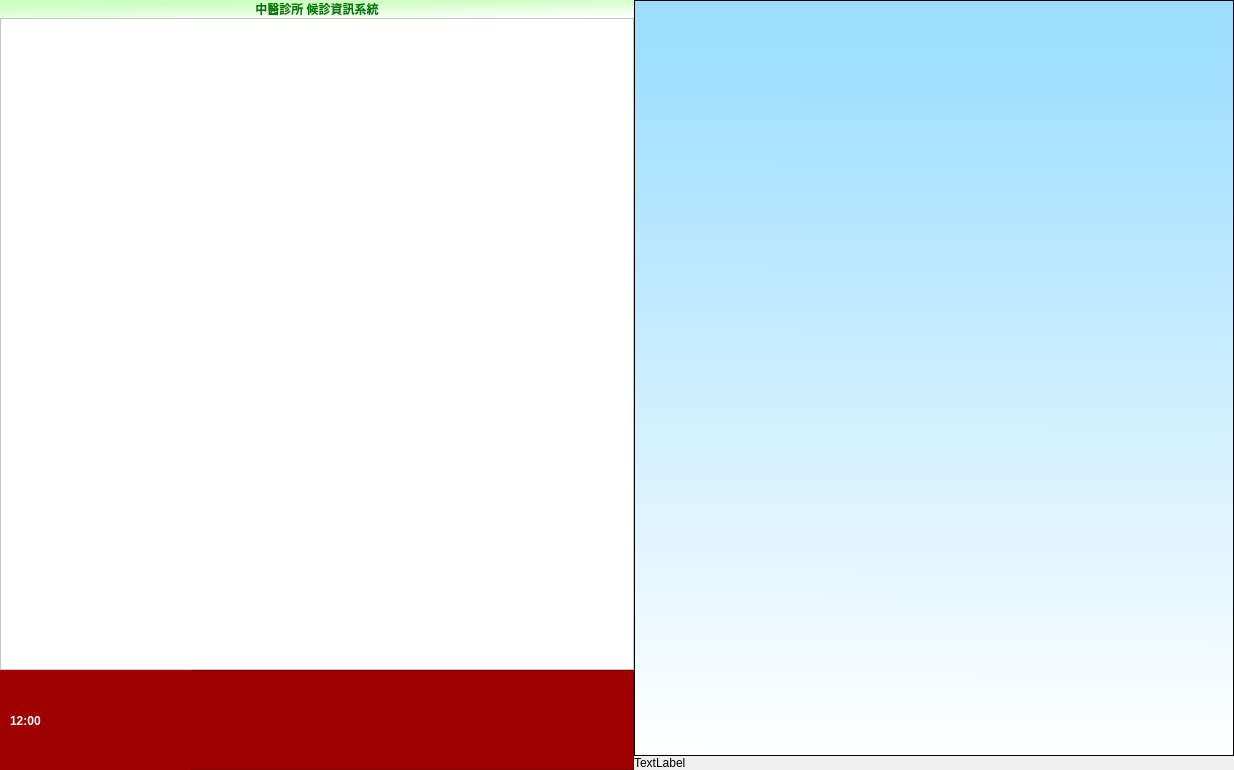
<?xml version="1.0" encoding="UTF-8"?>
<ui version="4.0">
 <class>MainWindow</class>
 <widget class="QMainWindow" name="MainWindow">
  <property name="windowModality">
   <enum>Qt::NonModal</enum>
  </property>
  <property name="geometry">
   <rect>
    <x>0</x>
    <y>0</y>
    <width>1234</width>
    <height>770</height>
   </rect>
  </property>
  <property name="windowTitle">
   <string>滿地富醫療資訊管理系統</string>
  </property>
  <widget class="QWidget" name="centralwidget">
   <layout class="QHBoxLayout" name="horizontalLayout">
    <property name="spacing">
     <number>0</number>
    </property>
    <property name="leftMargin">
     <number>0</number>
    </property>
    <property name="topMargin">
     <number>0</number>
    </property>
    <property name="rightMargin">
     <number>0</number>
    </property>
    <property name="bottomMargin">
     <number>0</number>
    </property>
    <item>
     <layout class="QVBoxLayout" name="verticalLayout">
      <property name="spacing">
       <number>0</number>
      </property>
      <item>
       <layout class="QHBoxLayout" name="horizontalLayout_2">
        <property name="spacing">
         <number>0</number>
        </property>
        <item>
         <layout class="QVBoxLayout" name="verticalLayout_media">
          <property name="spacing">
           <number>0</number>
          </property>
          <item>
           <layout class="QHBoxLayout" name="horizontalLayout_3">
            <property name="spacing">
             <number>0</number>
            </property>
            <item>
             <widget class="QLabel" name="label_title">
              <property name="sizePolicy">
               <sizepolicy hsizetype="Expanding" vsizetype="Fixed">
                <horstretch>0</horstretch>
                <verstretch>0</verstretch>
               </sizepolicy>
              </property>
              <property name="styleSheet">
               <string notr="true">font: 48pt &quot;微軟正黑體&quot;;
font-weight: bold;
color: rgb(0, 122, 0);
background-color: qlineargradient(spread:pad, x1:0.547, y1:0.0795455, x2:1, y2:1, stop:0 rgba(204, 255, 193, 255), stop:1 rgba(255, 255, 255, 255));</string>
              </property>
              <property name="lineWidth">
               <number>1</number>
              </property>
              <property name="text">
               <string>中醫診所 候診資訊系統</string>
              </property>
              <property name="alignment">
               <set>Qt::AlignCenter</set>
              </property>
             </widget>
            </item>
           </layout>
          </item>
          <item>
           <widget class="QFrame" name="frame_youtube">
            <property name="sizePolicy">
             <sizepolicy hsizetype="Expanding" vsizetype="Expanding">
              <horstretch>0</horstretch>
              <verstretch>0</verstretch>
             </sizepolicy>
            </property>
            <property name="styleSheet">
             <string notr="true">background-color: rgb(255, 255, 255);</string>
            </property>
            <property name="frameShape">
             <enum>QFrame::StyledPanel</enum>
            </property>
            <property name="frameShadow">
             <enum>QFrame::Raised</enum>
            </property>
           </widget>
          </item>
          <item>
           <widget class="QFrame" name="frame">
            <property name="minimumSize">
             <size>
              <width>0</width>
              <height>100</height>
             </size>
            </property>
            <property name="styleSheet">
             <string notr="true">
background-color: rgb(159, 0, 0);</string>
            </property>
            <property name="frameShape">
             <enum>QFrame::StyledPanel</enum>
            </property>
            <property name="frameShadow">
             <enum>QFrame::Raised</enum>
            </property>
            <widget class="QLabel" name="label_marquee">
             <property name="geometry">
              <rect>
               <x>920</x>
               <y>20</y>
               <width>216</width>
               <height>59</height>
              </rect>
             </property>
             <property name="sizePolicy">
              <sizepolicy hsizetype="Preferred" vsizetype="Preferred">
               <horstretch>0</horstretch>
               <verstretch>0</verstretch>
              </sizepolicy>
             </property>
             <property name="styleSheet">
              <string notr="true">font: 48pt &quot;微軟正黑體&quot;;
font-weight:bold;
color: rgb(255, 255, 255);</string>
             </property>
             <property name="text">
              <string>marquee text</string>
             </property>
             <property name="wordWrap">
              <bool>false</bool>
             </property>
            </widget>
            <widget class="QLabel" name="label_clock">
             <property name="geometry">
              <rect>
               <x>0</x>
               <y>-15</y>
               <width>191</width>
               <height>131</height>
              </rect>
             </property>
             <property name="sizePolicy">
              <sizepolicy hsizetype="Preferred" vsizetype="Preferred">
               <horstretch>0</horstretch>
               <verstretch>0</verstretch>
              </sizepolicy>
             </property>
             <property name="styleSheet">
              <string notr="true">font: 48pt &quot;微軟正黑體&quot;;
font-weight:bold;
color: rgb(255, 255, 255);</string>
             </property>
             <property name="text">
              <string>12:00</string>
             </property>
             <property name="wordWrap">
              <bool>false</bool>
             </property>
             <property name="margin">
              <number>0</number>
             </property>
             <property name="indent">
              <number>10</number>
             </property>
            </widget>
           </widget>
          </item>
         </layout>
        </item>
        <item>
         <layout class="QVBoxLayout" name="verticalLayout_2">
          <item>
           <widget class="QTextBrowser" name="textBrowser_waiting_list">
            <property name="maximumSize">
             <size>
              <width>600</width>
              <height>16777215</height>
             </size>
            </property>
            <property name="styleSheet">
             <string notr="true">background-color: qlineargradient(spread:pad, x1:0.516, y1:0.0568182, x2:0.511, y2:1, stop:0 rgba(157, 222, 255, 255), stop:1 rgba(255, 255, 255, 255));</string>
            </property>
            <property name="lineWidth">
             <number>0</number>
            </property>
            <property name="cursorWidth">
             <number>0</number>
            </property>
           </widget>
          </item>
          <item>
           <widget class="QLabel" name="label_drug_no">
            <property name="text">
             <string>TextLabel</string>
            </property>
           </widget>
          </item>
         </layout>
        </item>
       </layout>
      </item>
     </layout>
    </item>
   </layout>
  </widget>
  <action name="action_convert">
   <property name="icon">
    <iconset>
     <normaloff>../icons/document-import.svg</normaloff>../icons/document-import.svg</iconset>
   </property>
   <property name="text">
    <string>轉檔</string>
   </property>
  </action>
  <action name="action_ins_check">
   <property name="icon">
    <iconset>
     <normaloff>../icons/dialog-question.png</normaloff>../icons/dialog-question.png</iconset>
   </property>
   <property name="text">
    <string>申報檢查</string>
   </property>
   <property name="shortcut">
    <string>Ctrl+1</string>
   </property>
   <property name="shortcutContext">
    <enum>Qt::WindowShortcut</enum>
   </property>
  </action>
  <action name="action_ins_apply">
   <property name="icon">
    <iconset>
     <normaloff>../icons/mail-send.svg</normaloff>../icons/mail-send.svg</iconset>
   </property>
   <property name="text">
    <string>健保申報</string>
   </property>
   <property name="shortcut">
    <string>Ctrl+2</string>
   </property>
  </action>
  <action name="action_ins_judge">
   <property name="icon">
    <iconset>
     <normaloff>../icons/accessories-dictionary.png</normaloff>../icons/accessories-dictionary.png</iconset>
   </property>
   <property name="text">
    <string>健保抽審</string>
   </property>
   <property name="shortcut">
    <string>Ctrl+3</string>
   </property>
  </action>
  <action name="action_registration">
   <property name="icon">
    <iconset>
     <normaloff>../icons/add-files-to-archive.svg</normaloff>../icons/add-files-to-archive.svg</iconset>
   </property>
   <property name="text">
    <string>門診掛號</string>
   </property>
  </action>
  <action name="action_return_card">
   <property name="icon">
    <iconset>
     <normaloff>../icons/contact-new.svg</normaloff>../icons/contact-new.svg</iconset>
   </property>
   <property name="text">
    <string>健保卡欠還卡</string>
   </property>
  </action>
  <action name="action_checkout">
   <property name="icon">
    <iconset>
     <normaloff>../icons/accessories-calculator.png</normaloff>../icons/accessories-calculator.png</iconset>
   </property>
   <property name="text">
    <string>掛號櫃台結帳</string>
   </property>
  </action>
  <action name="action_patient_list">
   <property name="icon">
    <iconset>
     <normaloff>../icons/emblem-documents.png</normaloff>../icons/emblem-documents.png</iconset>
   </property>
   <property name="text">
    <string>病患查詢</string>
   </property>
  </action>
  <action name="action_ins_record_upload">
   <property name="icon">
    <iconset>
     <normaloff>../icons/mail-send.png</normaloff>../icons/mail-send.png</iconset>
   </property>
   <property name="text">
    <string>健保IC卡資料上傳</string>
   </property>
  </action>
  <action name="action_cashier">
   <property name="icon">
    <iconset>
     <normaloff>../icons/software-update-urgent.png</normaloff>../icons/software-update-urgent.png</iconset>
   </property>
   <property name="text">
    <string>批價作業</string>
   </property>
  </action>
  <action name="action_settings">
   <property name="icon">
    <iconset>
     <normaloff>../icons/preferences-system.png</normaloff>../icons/preferences-system.png</iconset>
   </property>
   <property name="text">
    <string>系統設定</string>
   </property>
  </action>
  <action name="action_charge">
   <property name="icon">
    <iconset>
     <normaloff>../icons/edit-select-all.svg</normaloff>../icons/edit-select-all.svg</iconset>
   </property>
   <property name="text">
    <string>收費設定</string>
   </property>
  </action>
  <action name="action_users">
   <property name="icon">
    <iconset>
     <normaloff>../icons/system-users.png</normaloff>../icons/system-users.png</iconset>
   </property>
   <property name="text">
    <string>使用者管理</string>
   </property>
  </action>
  <action name="action_diagnostic">
   <property name="icon">
    <iconset>
     <normaloff>../icons/user-info.png</normaloff>../icons/user-info.png</iconset>
   </property>
   <property name="text">
    <string>診察資料</string>
   </property>
  </action>
  <action name="action_medicine">
   <property name="icon">
    <iconset>
     <normaloff>../icons/accessories-dictionary.png</normaloff>../icons/accessories-dictionary.png</iconset>
   </property>
   <property name="text">
    <string>處方資料</string>
   </property>
  </action>
  <action name="action_ic_card">
   <property name="icon">
    <iconset>
     <normaloff>../icons/ic_card.jpg</normaloff>../icons/ic_card.jpg</iconset>
   </property>
   <property name="text">
    <string>健保卡讀卡機</string>
   </property>
  </action>
  <action name="action_waiting_list">
   <property name="icon">
    <iconset>
     <normaloff>../icons/accessories-text-editor.png</normaloff>../icons/accessories-text-editor.png</iconset>
   </property>
   <property name="text">
    <string>醫師看診作業</string>
   </property>
  </action>
  <action name="action_medical_record_list">
   <property name="icon">
    <iconset>
     <normaloff>../icons/folder-saved-search.png</normaloff>../icons/folder-saved-search.png</iconset>
   </property>
   <property name="text">
    <string>病歷查詢</string>
   </property>
  </action>
  <action name="action_medical_record_statistics">
   <property name="icon">
    <iconset>
     <normaloff>../icons/x-office-calendar.png</normaloff>../icons/x-office-calendar.png</iconset>
   </property>
   <property name="text">
    <string>病歷統計</string>
   </property>
  </action>
  <action name="action_show_side_bar">
   <property name="checkable">
    <bool>true</bool>
   </property>
   <property name="checked">
    <bool>false</bool>
   </property>
   <property name="icon">
    <iconset>
     <normaloff>../icons/preferences-desktop-accessibility.png</normaloff>../icons/preferences-desktop-accessibility.png</iconset>
   </property>
   <property name="text">
    <string>顯示/關閉側邊欄</string>
   </property>
   <property name="shortcut">
    <string>F4</string>
   </property>
  </action>
  <action name="action_doctor_nurse_table">
   <property name="icon">
    <iconset>
     <normaloff>../icons/system-users.png</normaloff>../icons/system-users.png</iconset>
   </property>
   <property name="text">
    <string>護士跟診表</string>
   </property>
  </action>
  <action name="action_purchase">
   <property name="icon">
    <iconset>
     <normaloff>../icons/user-available.png</normaloff>../icons/user-available.png</iconset>
   </property>
   <property name="text">
    <string>櫃台購藥</string>
   </property>
  </action>
  <action name="action_export_emr_xml">
   <property name="icon">
    <iconset>
     <normaloff>../icons/document-export.svg</normaloff>../icons/document-export.svg</iconset>
   </property>
   <property name="text">
    <string>匯出電子病歷交換檔 - xml</string>
   </property>
  </action>
  <action name="action_certificate_diagnosis">
   <property name="icon">
    <iconset>
     <normaloff>../icons/accessories-text-editor.png</normaloff>../icons/accessories-text-editor.png</iconset>
   </property>
   <property name="text">
    <string>診斷證明書</string>
   </property>
  </action>
  <action name="action_certificate_payment">
   <property name="icon">
    <iconset>
     <normaloff>../icons/edit-select-all.svg</normaloff>../icons/edit-select-all.svg</iconset>
   </property>
   <property name="text">
    <string>醫療費用證明書</string>
   </property>
  </action>
  <action name="action_update">
   <property name="icon">
    <iconset>
     <normaloff>../icons/emblem-synchronizing.png</normaloff>../icons/emblem-synchronizing.png</iconset>
   </property>
   <property name="text">
    <string>醫療軟體更新</string>
   </property>
  </action>
  <action name="action_doctor_schedule">
   <property name="icon">
    <iconset>
     <normaloff>../icons/gtk-select-all.svg</normaloff>../icons/gtk-select-all.svg</iconset>
   </property>
   <property name="text">
    <string>醫師班表</string>
   </property>
  </action>
  <action name="action_ins_drug">
   <property name="icon">
    <iconset>
     <normaloff>../icons/emblem-synchronizing.png</normaloff>../icons/emblem-synchronizing.png</iconset>
   </property>
   <property name="text">
    <string>健保藥品</string>
   </property>
  </action>
  <action name="action_statistics_doctor">
   <property name="icon">
    <iconset>
     <normaloff>../icons/stock_select-all.svg</normaloff>../icons/stock_select-all.svg</iconset>
   </property>
   <property name="text">
    <string>醫師統計</string>
   </property>
  </action>
  <action name="action_statistics_return_rate">
   <property name="icon">
    <iconset>
     <normaloff>../icons/edit-redo.svg</normaloff>../icons/edit-redo.svg</iconset>
   </property>
   <property name="text">
    <string>回診率統計</string>
   </property>
   <property name="toolTip">
    <string>回診率統計</string>
   </property>
  </action>
  <action name="action_restore_records">
   <property name="icon">
    <iconset>
     <normaloff>../icons/undo.svg</normaloff>../icons/undo.svg</iconset>
   </property>
   <property name="text">
    <string>資料回復</string>
   </property>
  </action>
  <action name="action_hosts">
   <property name="icon">
    <iconset>
     <normaloff>../icons/network-workgroup.png</normaloff>../icons/network-workgroup.png</iconset>
   </property>
   <property name="text">
    <string>分院連線設定</string>
   </property>
  </action>
  <action name="action_database_repair">
   <property name="icon">
    <iconset>
     <normaloff>../icons/drive-multidisk.png</normaloff>../icons/drive-multidisk.png</iconset>
   </property>
   <property name="text">
    <string>資料庫修復</string>
   </property>
  </action>
  <action name="action_misc">
   <property name="icon">
    <iconset>
     <normaloff>../icons/applications-other.png</normaloff>../icons/applications-other.png</iconset>
   </property>
   <property name="text">
    <string>其他資料</string>
   </property>
  </action>
  <action name="action_statistics_medicine">
   <property name="icon">
    <iconset>
     <normaloff>../icons/emblem-documents.png</normaloff>../icons/emblem-documents.png</iconset>
   </property>
   <property name="text">
    <string>用藥統計</string>
   </property>
  </action>
  <action name="action_examination_list">
   <property name="icon">
    <iconset>
     <normaloff>../icons/applications-engineering.png</normaloff>../icons/applications-engineering.png</iconset>
   </property>
   <property name="text">
    <string>檢驗報告查詢</string>
   </property>
   <property name="toolTip">
    <string>檢驗報告查詢</string>
   </property>
  </action>
  <action name="action_examination">
   <property name="icon">
    <iconset>
     <normaloff>../icons/accessories-text-editor.png</normaloff>../icons/accessories-text-editor.png</iconset>
   </property>
   <property name="text">
    <string>檢驗報告登錄</string>
   </property>
   <property name="toolTip">
    <string>檢驗報告登錄</string>
   </property>
  </action>
  <action name="action_import_medical_record">
   <property name="icon">
    <iconset>
     <normaloff>../icons/document-import.svg</normaloff>../icons/document-import.svg</iconset>
   </property>
   <property name="text">
    <string>匯入病歷資料JSON</string>
   </property>
   <property name="toolTip">
    <string>匯入病歷資料JSON</string>
   </property>
  </action>
  <action name="action_statistics_ins_performance">
   <property name="icon">
    <iconset>
     <normaloff>../icons/trophy-gold.png</normaloff>../icons/trophy-gold.png</iconset>
   </property>
   <property name="text">
    <string>健保申報業績</string>
   </property>
   <property name="toolTip">
    <string>健保申報業績</string>
   </property>
  </action>
  <action name="action_statistics_doctor_commission">
   <property name="icon">
    <iconset>
     <normaloff>../icons/face-angel.png</normaloff>../icons/face-angel.png</iconset>
   </property>
   <property name="text">
    <string>醫師銷售業績統計</string>
   </property>
   <property name="toolTip">
    <string>醫師銷售業績統計</string>
   </property>
  </action>
  <action name="action_massage_registration">
   <property name="icon">
    <iconset>
     <normaloff>../icons/accessories-text-editor.png</normaloff>../icons/accessories-text-editor.png</iconset>
   </property>
   <property name="text">
    <string>養生館掛號</string>
   </property>
  </action>
  <action name="action_event_log">
   <property name="icon">
    <iconset>
     <normaloff>../icons/accessories-dictionary.png</normaloff>../icons/accessories-dictionary.png</iconset>
   </property>
   <property name="text">
    <string>系統日誌</string>
   </property>
   <property name="toolTip">
    <string>系統日誌</string>
   </property>
  </action>
  <action name="action_statistics_ins_discount">
   <property name="icon">
    <iconset>
     <normaloff>../icons/face-smile.png</normaloff>../icons/face-smile.png</iconset>
   </property>
   <property name="text">
    <string>健保門診優惠統計</string>
   </property>
   <property name="toolTip">
    <string>健保門診優惠統計</string>
   </property>
  </action>
  <action name="action_statistics_multiple_performance">
   <property name="icon">
    <iconset>
     <normaloff>../icons/trophy-gold.png</normaloff>../icons/trophy-gold.png</iconset>
   </property>
   <property name="text">
    <string>綜合業績報表</string>
   </property>
   <property name="toolTip">
    <string>綜合業績報表</string>
   </property>
  </action>
  <action name="action_statistics_daily">
   <property name="icon">
    <iconset>
     <normaloff>../icons/gtk-select-all.svg</normaloff>../icons/gtk-select-all.svg</iconset>
   </property>
   <property name="text">
    <string>日報表</string>
   </property>
   <property name="toolTip">
    <string>日報表</string>
   </property>
  </action>
  <action name="action_exam_result">
   <property name="icon">
    <iconset>
     <normaloff>../icons/applications-science.png</normaloff>../icons/applications-science.png</iconset>
   </property>
   <property name="text">
    <string>醫事檢驗所報告</string>
   </property>
   <property name="toolTip">
    <string>醫事檢驗所報告</string>
   </property>
  </action>
  <action name="action_statistics_no_return_rate">
   <property name="icon">
    <iconset>
     <normaloff>../icons/gtk-undo-ltr.svg</normaloff>../icons/gtk-undo-ltr.svg</iconset>
   </property>
   <property name="text">
    <string>未回診統計</string>
   </property>
   <property name="toolTip">
    <string>未回診統計</string>
   </property>
  </action>
  <action name="action_case_template">
   <property name="icon">
    <iconset>
     <normaloff>../icons/editcopy.svg</normaloff>../icons/editcopy.svg</iconset>
   </property>
   <property name="text">
    <string>參考病歷</string>
   </property>
   <property name="toolTip">
    <string>參考病歷</string>
   </property>
  </action>
  <action name="action_statistics_massager">
   <property name="icon">
    <iconset>
     <normaloff>../icons/system-users.png</normaloff>../icons/system-users.png</iconset>
   </property>
   <property name="text">
    <string>推拿師統計</string>
   </property>
   <property name="toolTip">
    <string>推拿師統計</string>
   </property>
  </action>
  <action name="action_2">
   <property name="text">
    <string>分院資料設定</string>
   </property>
  </action>
  <action name="action_branch_settings">
   <property name="text">
    <string>分院統計設定</string>
   </property>
  </action>
  <action name="action_statistics_branch_project">
   <property name="text">
    <string>分院專案統計</string>
   </property>
  </action>
  <action name="action_branch_daily_income">
   <property name="text">
    <string>分院日報表</string>
   </property>
  </action>
  <action name="action_commission_summary">
   <property name="icon">
    <iconset>
     <normaloff>../icons/trophy-gold.png</normaloff>../icons/trophy-gold.png</iconset>
   </property>
   <property name="text">
    <string>自費銷售抽成總表</string>
   </property>
  </action>
  <action name="action_sales_summary">
   <property name="icon">
    <iconset>
     <normaloff>../icons/trophy-silver.png</normaloff>../icons/trophy-silver.png</iconset>
   </property>
   <property name="text">
    <string>自費銷售金額總表</string>
   </property>
  </action>
  <action name="action_export_all_database">
   <property name="icon">
    <iconset>
     <normaloff>../icons/filesave.svg</normaloff>../icons/filesave.svg</iconset>
   </property>
   <property name="text">
    <string>匯出全部資料庫</string>
   </property>
   <property name="toolTip">
    <string>匯出全部資料庫</string>
   </property>
  </action>
  <action name="action_import_all_database">
   <property name="icon">
    <iconset>
     <normaloff>../icons/software-update-urgent.png</normaloff>../icons/software-update-urgent.png</iconset>
   </property>
   <property name="text">
    <string>匯入全部資料庫</string>
   </property>
   <property name="toolTip">
    <string>匯入全部資料庫</string>
   </property>
  </action>
  <action name="action_export_medical_record_json">
   <property name="icon">
    <iconset>
     <normaloff>../icons/document-export.svg</normaloff>../icons/document-export.svg</iconset>
   </property>
   <property name="text">
    <string>匯出病歷資料JSON</string>
   </property>
   <property name="toolTip">
    <string>匯出病歷資料JSON</string>
   </property>
  </action>
  <action name="action_debt">
   <property name="icon">
    <iconset>
     <normaloff>../icons/face-crying.png</normaloff>../icons/face-crying.png</iconset>
   </property>
   <property name="text">
    <string>欠還款作業</string>
   </property>
   <property name="toolTip">
    <string>欠還款作業</string>
   </property>
  </action>
  <action name="action_pharmacist_schedule">
   <property name="icon">
    <iconset>
     <normaloff>../icons/x-office-calendar.png</normaloff>../icons/x-office-calendar.png</iconset>
   </property>
   <property name="text">
    <string>藥師班表</string>
   </property>
   <property name="toolTip">
    <string>藥師班表</string>
   </property>
  </action>
  <action name="action_statistics_ins_pregnant">
   <property name="icon">
    <iconset>
     <normaloff>../icons/gohome.svg</normaloff>../icons/gohome.svg</iconset>
   </property>
   <property name="text">
    <string>孕產照護報表</string>
   </property>
   <property name="toolTip">
    <string>孕產照護報表</string>
   </property>
  </action>
  <action name="action_statistics_period_count">
   <property name="icon">
    <iconset>
     <normaloff>../icons/system-users.png</normaloff>../icons/system-users.png</iconset>
   </property>
   <property name="text">
    <string>診數統計</string>
   </property>
   <property name="toolTip">
    <string>診數統計表表</string>
   </property>
  </action>
  <action name="action_purchase_records">
   <property name="icon">
    <iconset>
     <normaloff>../icons/accessories-calculator.png</normaloff>../icons/accessories-calculator.png</iconset>
   </property>
   <property name="text">
    <string>自費銷售記錄</string>
   </property>
  </action>
 </widget>
 <resources/>
 <connections/>
</ui>
